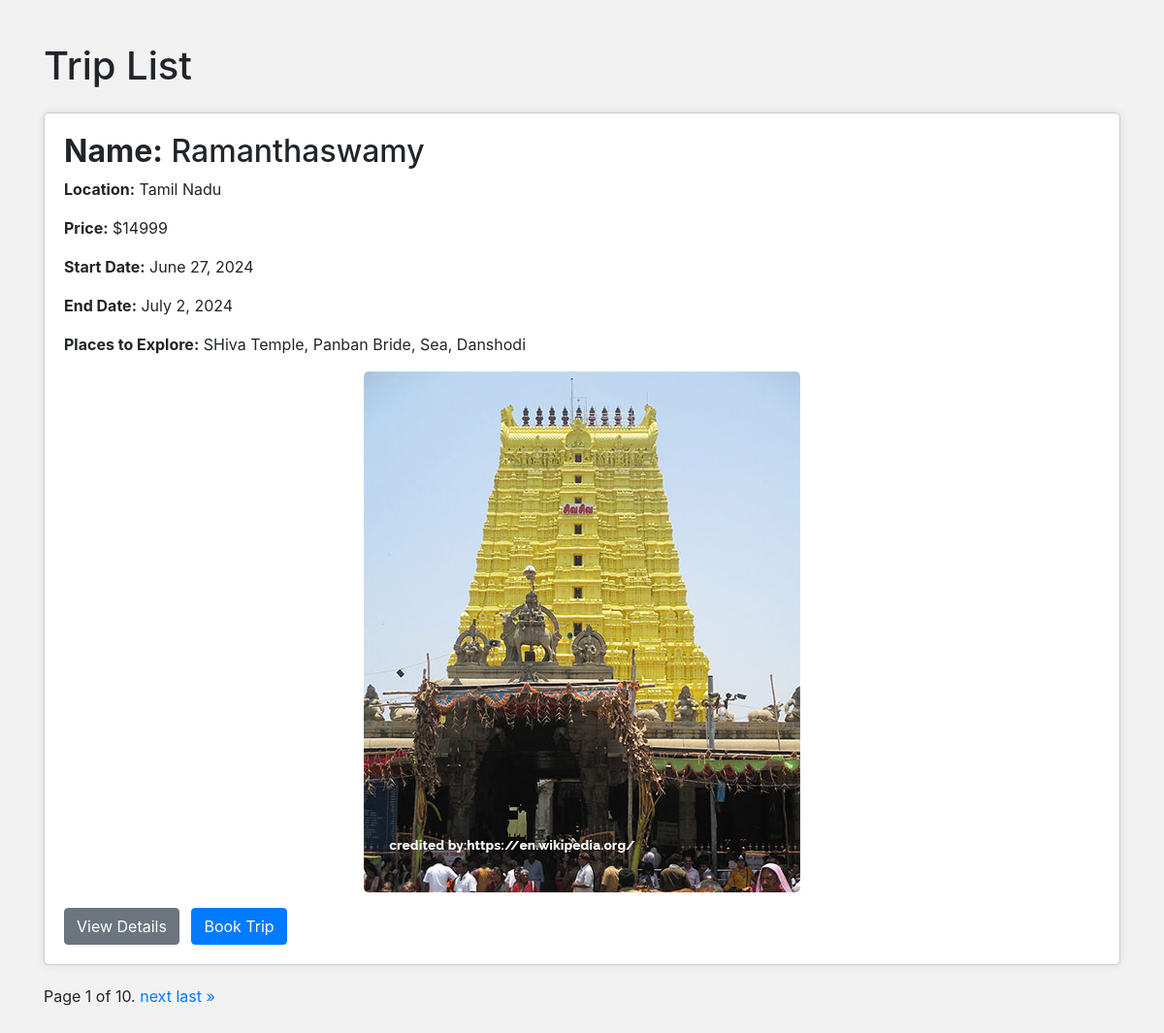
/trip/, run on the app's committed database.
### tour/models.py (models this page shows, shortened)
class Trip(models.Model):
     CATEGORY_CHOICES = (
        ('B', 'Family Tours'),
        ('R', 'Religious Tours'),
        ('S', 'Solo Trips'),
        ('A', 'Adventure Trips'),
    )
     place = models.CharField(max_length=100, help_text='Place', blank=False)
     location = models.CharField(max_length=100, help_text='Location', default=0)
     image = models.ImageField(default='media/image.jpg', upload_to='media/images', height_field=None, width_field=None, max_length=100)
     price = models.IntegerField(default=0)
     places_to_explore = models.CharField(max_length=250, help_text='Places to explore', default='')
     start_date = models.DateField()
     end_date = models.DateField()
     packages = models.ManyToManyField(Packages)
     places = models.ManyToManyField(Places)

### tour/views.py (the view)
# urls.py: path('trip/', views.trip_list, name='trip_list'),
def trip_list(request):
    trips_list = Trip.objects.all()
    paginator = Paginator(trips_list, 1)
    page_number = request.GET.get('page')
    try:
        trips = paginator.page(page_number)
    except PageNotAnInteger:
        trips = paginator.page(1)
    except EmptyPage:
        trips = paginator.page(paginator.num_pages)
        return redirect(f'page={paginator.num_pages}')
    context = {
        'trips': trips,
    }
    return render(request, 'trip/trip_list.html', context)

### tour/templates/trip/trip_list.html (shortened to what this page needs)
<!DOCTYPE html>
<html lang="en">
<head>
    <link href="https://stackpath.bootstrapcdn.com/bootstrap/4.5.2/css/bootstrap.min.css" rel="stylesheet">
</head>
<body>
    <div class="container">
        <h1 class="mt-4 mb-4">Trip List</h1>
        <ul class="list-unstyled">
            {% for trip in trips %}
            <li class="department-box">
                <h2><b>Name:</b> {{ trip.place }}</h2>
                <p><b>Location:</b> {{ trip.location }}</p>
                <p><b>Price:</b> ${{ trip.price }}</p>
                <p><b>Start Date:</b> {{ trip.start_date }}</p>
                <p><b>End Date:</b> {{ trip.end_date }}</p>
                <p><b>Places to Explore:</b> {{ trip.places_to_explore }}</p>
                <img src="{{ trip.image.url }}" alt="{{ trip.place }}" class="department-img img-fluid mt-3 mb-3">
                <div>
                    <a href="{% url 'trip_detail' trip.pk %}" class="btn btn-secondary mr-2">View Details</a>
                    <form action="{% url 'create_booking' %}" method="post" class="d-inline">
                        <button type="submit" class="btn btn-primary mr-2">Book Trip</button>
                    </form>
                </div>
            </li>
            {% empty %}
            <li>No trips found.</li>
            {% endfor %}
            <div class="pagination">
                <span class="step-links">
                    <span class="current">
                         Page {{ trips.number }} of {{ trips.paginator.num_pages }}.
                         </span>
                         {% if trips.has_next %}
                          <a href="?page={{ trips.next_page_number }}">next</a>
                          <a href="?page={{ trips.paginator.num_pages }}">last &raquo;</a>
                          {% endif %}
                        </span>
                    </div>
                 </ul>
                </div>
</body>
</html>

### tour/templates/trip/trip_list.html (style rules this page uses)
body { background-color: #f2f2f2; padding: 20px; }
.department-box { border: 1px solid #ccc; padding: 20px; margin-bottom: 20px; background-color: #fff; border-radius: 5px; box-shadow: 0 0 10px rgba(0, 0, 0, 0.1); }
.department-img { max-width: 100%; height: auto; display: block; margin: 0 auto; border-radius: 5px; }

### data on the page
Trip: place "Ramanthaswamy", location "Tamil Nadu", price "14999", start_date "June 27, 2024", end_date "July 2, 2024", places_to_explore "SHiva Temple, Panban Bride, Sea, Danshodi", image (picture)

### other printed values
{{ trips.number }} "1"
{{ trips.paginator.num_pages }} "10"
